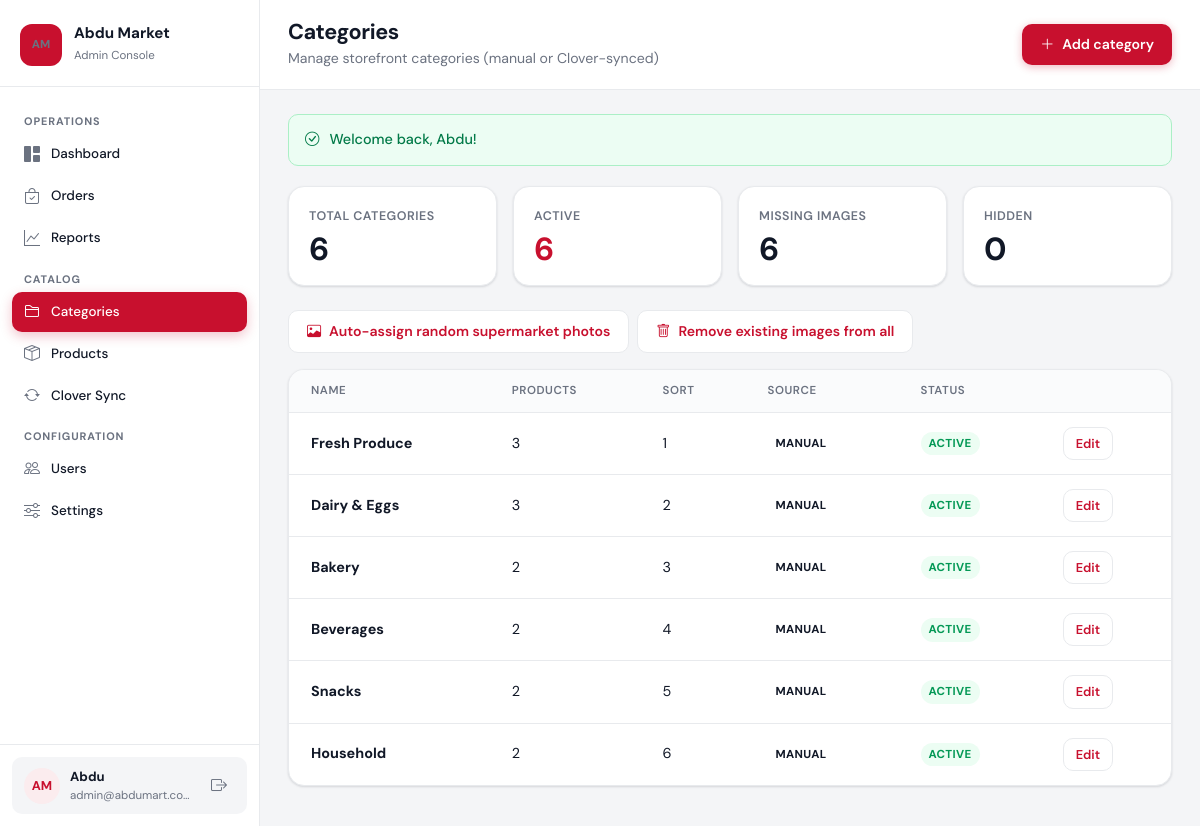
Screenshot of /admin/categories.php (signed in) with the database file from the repository.
### tables this page shows
CREATE TABLE users (
    id INT UNSIGNED AUTO_INCREMENT PRIMARY KEY,
    email VARCHAR(255) NOT NULL UNIQUE,
    google_id VARCHAR(255) DEFAULT NULL UNIQUE,
    password_hash VARCHAR(255) DEFAULT NULL,
    first_name VARCHAR(100) NOT NULL,
    last_name VARCHAR(100) NOT NULL,
    phone VARCHAR(20) DEFAULT NULL,
    email_verified_at TIMESTAMP NULL DEFAULT NULL,
    role ENUM('customer', 'admin') NOT NULL DEFAULT 'customer',
    created_at TIMESTAMP DEFAULT CURRENT_TIMESTAMP
);

CREATE TABLE categories (
    id INT UNSIGNED AUTO_INCREMENT PRIMARY KEY,
    clover_id VARCHAR(64) DEFAULT NULL UNIQUE,
    name VARCHAR(255) NOT NULL,
    sort_order INT NOT NULL DEFAULT 0,
    image_url VARCHAR(500) DEFAULT NULL,
    is_active TINYINT(1) NOT NULL DEFAULT 1,
    synced_at TIMESTAMP NULL DEFAULT NULL
);

### includes/db.php (called while the page is built, shortened)
<?php
function db(): PDO
{
    static $pdo = null;
    if ($pdo === null) {
        $cfg = require dirname(__DIR__) . '/config/database.php';
        $dsn = sprintf(
            'mysql:host=%s;dbname=%s;charset=%s',
            $cfg['host'],
            $cfg['name'],
            $cfg['charset']
        );
        $pdo = new PDO($dsn, $cfg['user'], $cfg['pass'], [
            PDO::ATTR_ERRMODE => PDO::ERRMODE_EXCEPTION,
            PDO::ATTR_DEFAULT_FETCH_MODE => PDO::FETCH_ASSOC,
        ]);
    }
    return $pdo;
}

### includes/auth.php (called while the page is built, shortened)
<?php
function current_user(): ?array
{
    static $user = null;
    if ($user === null) {
        $stmt = db()->prepare('SELECT id, email, first_name, last_name, phone, role, google_id, email_verified_at FROM users WHERE id = ?');
        $stmt->execute([$_SESSION['user_id']]);
        $user = $stmt->fetch() ?: null;
    }
    return $user;
}
function is_logged_in(): bool
{
    return current_user() !== null;
}
function is_admin(): bool
{
    $user = current_user();
    return $user && $user['role'] === 'admin';
}
function require_login(): void
{
    if (!is_logged_in()) {
        if (is_ajax_request()) {
            json_response(['error' => 'Please sign in to continue.', 'login_required' => true], 401);
        }
        flash('warning', 'Please sign in to continue.');
        $target = 'login.php?redirect=' . urlencode($_SERVER['REQUEST_URI'] ?? 'index.php');
        if (is_admin_request()) {
            redirect_site($target);
        }
        redirect($target);
    }
}
function require_admin(): void
{
    require_login();
}

### includes/functions.php (called while the page is built, shortened)
<?php
function e(?string $value): string
{
    return htmlspecialchars($value ?? '', ENT_QUOTES, 'UTF-8');
}
function get_flashes(): array
{
    $flashes = $_SESSION['flash'] ?? [];
    return $flashes;
}
function get_categories(bool $activeOnly = true): array
{
    $sql = 'SELECT c.*, (SELECT COUNT(*) FROM products p WHERE p.category_id = c.id) AS product_count FROM categories c';
    $sql .= ' ORDER BY c.sort_order ASC, c.name ASC';
    return db()->query($sql)->fetchAll();
}

### admin/categories.php (the view, shortened to what this page needs)
<?php
require_admin();
$adminSection = 'categories';
$editing = null;
$categories = get_categories(false);
$counts = [
    'total' => count($categories),
    'active' => 0,
    'hidden' => 0,
    'with_images' => 0,
    'missing_images' => 0,
];
foreach ($categories as $c) {
    if (!empty($c['is_active'])) $counts['active']++; else $counts['hidden']++;
    if (!empty($c['image_url'])) $counts['with_images']++; else $counts['missing_images']++;
}
$pageTitle = $editing ? ($editing['id'] ? 'Edit category' : 'New category') : 'Categories';
$pageSubtitle = $editing ? null : 'Manage storefront categories (manual or Clover-synced)';
$headerActions = $editing
    ? '<a href="categories.php" class="admin-btn admin-btn-outline"><i class="bi bi-arrow-left"></i> All categories</a>'
    : '<a href="categories.php?new=1" class="admin-btn admin-btn-primary"><i class="bi bi-plus-lg"></i> Add category</a>';
require dirname(__DIR__) . '/includes/admin_header.php';
if ($editing):
?>
<div class="row g-4">
    <div class="col-lg-7">
        <div class="admin-card">
            <div class="admin-card-header"><h2><?= $editing['id'] ? 'Edit category' : 'New category' ?></h2></div>
            <div class="admin-card-body padded">
                <form method="post" enctype="multipart/form-data">
                    <?= csrf_field() ?>
                    <input type="hidden" name="category_id" value="<?= (int) $editing['id'] ?>">
                    <input type="hidden" name="action" value="<?= $editing['id'] ? 'update' : 'create' ?>">
                    <div class="admin-field">
                        <label for="name">Name</label>
                        <input type="text" id="name" name="name" class="admin-input" value="<?= e($editing['name']) ?>" required>
                    </div>
                    <div class="row g-3">
                        <div class="col-md-6">
                            <div class="admin-field">
                                <label for="sort_order">Sort order</label>
                                <input type="number" id="sort_order" name="sort_order" class="admin-input" value="<?= (int) $editing['sort_order'] ?>">
                            </div>
                        </div>
                        <div class="col-md-6 d-flex align-items-end">
                            <div class="admin-field mb-0 w-100">
                                <label class="d-flex align-items-center gap-2">
                                    <input type="checkbox" name="is_active" value="1" <?= $editing['is_active'] ? 'checked' : '' ?>>
                                    Active on storefront
                                </label>
                            </div>
                        </div>
                    </div>
                    <div class="admin-field">
                        <label for="image_url">Image URL</label>
                        <input type="url" id="image_url" name="image_url" class="admin-input" value="<?= e($editing['image_url'] ?? '') ?>" placeholder="https://...">
                        <div class="hint">Optional: paste a URL or upload an image below.</div>
                    </div>
                    <div class="admin-field">
                        <label for="image_file">Upload image</label>
                        <input type="file" id="image_file" name="image_file" class="admin-input" accept="image/*">
                    </div>
                    <button type="submit" class="admin-btn admin-btn-primary"><?= $editing['id'] ? 'Save changes' : 'Create category' ?></button>
                </form>
            </div>
        </div>
    </div>
    <?php if ($editing['id']): ?>
    <div class="col-lg-5">
        <div class="admin-card">
            <div class="admin-card-header"><h2>Clover link</h2></div>
            <div class="admin-card-body padded">
                <?php if ($editing['clover_id']): ?>
                <p class="mb-2"><span class="admin-badge admin-badge-green">Synced from Clover</span></p>
                <p class="small text-muted mb-2">Clover ID: <code><?= e($editing['clover_id']) ?></code></p>
                <?php if ($editing['synced_at']): ?>
                <p class="small text-muted mb-0">Last synced <?= e(date('M j, Y g:i A', strtotime($editing['synced_at']))) ?></p>
                <?php endif; ?>
                <p class="small mt-3 mb-0">Manual edits are kept until the next Clover sync overwrites name and sort order.</p>
                <?php else: ?>
                <p class="mb-0 text-muted">This category was created manually and is not linked to Clover.</p>
                <?php endif; ?>
            </div>
        </div>
        <form method="post" class="mt-3" onsubmit="return confirm('Delete this category? Products in it will become uncategorized.');">
            <?= csrf_field() ?>
            <input type="hidden" name="action" value="delete">
            <input type="hidden" name="category_id" value="<?= (int) $editing['id'] ?>">
            <button type="submit" class="admin-btn admin-btn-outline text-danger w-100"><i class="bi bi-trash"></i> Delete category</button>
        </form>
    </div>
    <?php endif; ?>
</div>
<?php else: ?>
<div class="admin-stats">
    <div class="admin-stat">
        <div class="admin-stat-label">Total categories</div>
        <div class="admin-stat-value"><?= (int) $counts['total'] ?></div>
    </div>
    <div class="admin-stat highlight">
        <div class="admin-stat-label">Active</div>
        <div class="admin-stat-value"><?= (int) $counts['active'] ?></div>
    </div>
    <div class="admin-stat">
        <div class="admin-stat-label">Missing images</div>
        <div class="admin-stat-value"><?= (int) $counts['missing_images'] ?></div>
    </div>
    <div class="admin-stat">
        <div class="admin-stat-label">Hidden</div>
        <div class="admin-stat-value"><?= (int) $counts['hidden'] ?></div>
    </div>
</div>
<div class="d-flex flex-wrap gap-2 mb-3">
    <form method="post" class="d-inline">
        <button type="submit" class="admin-btn admin-btn-outline">
            <i class="bi bi-image"></i> Auto-assign random supermarket photos
        </button>
    </form>
    <form method="post" class="d-inline" onsubmit="return confirm('Remove images from ALL categories?');">
        <button type="submit" class="admin-btn admin-btn-outline text-danger">
            <i class="bi bi-trash"></i> Remove existing images from all
        </button>
    </form>
</div>
<div class="admin-card">
    <div class="table-responsive">
        <table class="admin-table">
            <thead>
                <tr>
                    <th>Name</th>
                    <th>Products</th>
                    <th>Sort</th>
                    <th>Source</th>
                    <th>Status</th>
                    <th></th>
                </tr>
            </thead>
            <tbody>
                <?php if (empty($categories)): ?>
                <tr>
                    <td colspan="6">
                        <div class="admin-empty py-4">
                            <i class="bi bi-folder2"></i>
                            <p>No categories yet. Add one manually or sync from Clover.</p>
                            <a href="clover-sync.php" class="admin-btn admin-btn-outline admin-btn-sm">Go to Clover Sync</a>
                        </div>
                    </td>
                </tr>
                <?php else: ?>
                <?php foreach ($categories as $cat): ?>
                <tr>
                    <td>
                        <strong><?= e($cat['name']) ?></strong>
                    </td>
                    <td><?= (int) $cat['product_count'] ?></td>
                    <td><?= (int) $cat['sort_order'] ?></td>
                    <td>
                        <?php if ($cat['clover_id']): ?>
                        <span class="admin-badge admin-badge-green">Clover</span>
                        <?php else: ?>
                        <span class="admin-badge">Manual</span>
                        <?php endif; ?>
                    </td>
                    <td>
                        <?php if ($cat['is_active']): ?>
                        <span class="admin-badge admin-badge-green">Active</span>
                        <?php else: ?>
                        <span class="admin-badge">Hidden</span>
                        <?php endif; ?>
                    </td>
                    <td><a href="categories.php?id=<?= (int) $cat['id'] ?>" class="admin-btn admin-btn-outline admin-btn-sm">Edit</a></td>
                </tr>
                <?php endforeach; ?>
                <?php endif; ?>
            </tbody>
        </table>
    </div>
</div>
<?php endif;
require dirname(__DIR__) . '/includes/admin_footer.php';

### includes/admin_header.php (shortened to what this page needs)
<?php
$pageTitle = $pageTitle ?? 'Dashboard';
$pageSubtitle = $pageSubtitle ?? null;
$headerActions = $headerActions ?? '';
$adminUser = current_user();
$adminInitials = strtoupper(substr($adminUser['first_name'] ?? 'A', 0, 1) . substr($adminUser['last_name'] ?? 'M', 0, 1));
?>
<!DOCTYPE html>
<html lang="en">
<head>
    <link href="https://cdn.jsdelivr.net/npm/bootstrap@5.3.3/dist/css/bootstrap.min.css" rel="stylesheet">
    <link href="https://cdn.jsdelivr.net/npm/bootstrap-icons@1.11.3/font/bootstrap-icons.min.css" rel="stylesheet">
    <link href="../assets/css/admin.css" rel="stylesheet">
</head>
<body class="admin-app">
<div class="admin-shell">
    <aside class="admin-sidebar" id="adminSidebar">
        <div class="admin-sidebar-brand">
            <span class="admin-logo">AM</span>
            <div>
                <strong>Abdu Market</strong>
                <span>Admin Console</span>
            </div>
        </div>
        <nav class="admin-sidebar-nav">
            <span class="admin-nav-group">Operations</span>
            <a href="index.php" class="admin-sidebar-link <?= ($adminSection ?? '') === 'dashboard' ? 'active' : '' ?>">
                <i class="bi bi-grid-1x2-fill"></i> Dashboard
            </a>
            <a href="orders.php" class="admin-sidebar-link <?= ($adminSection ?? '') === 'orders' ? 'active' : '' ?>">
                <i class="bi bi-bag-check"></i> Orders
            </a>
            <a href="reports.php" class="admin-sidebar-link <?= ($adminSection ?? '') === 'reports' ? 'active' : '' ?>">
                <i class="bi bi-graph-up"></i> Reports
            </a>
            <span class="admin-nav-group">Catalog</span>
            <a href="categories.php" class="admin-sidebar-link <?= ($adminSection ?? '') === 'categories' ? 'active' : '' ?>">
                <i class="bi bi-folder2"></i> Categories
            </a>
            <a href="products.php" class="admin-sidebar-link <?= ($adminSection ?? '') === 'products' ? 'active' : '' ?>">
                <i class="bi bi-box-seam"></i> Products
            </a>
            <a href="clover-sync.php" class="admin-sidebar-link <?= ($adminSection ?? '') === 'clover-sync' ? 'active' : '' ?>">
                <i class="bi bi-arrow-repeat"></i> Clover Sync
            </a>
            <span class="admin-nav-group">Configuration</span>
            <a href="users.php" class="admin-sidebar-link <?= ($adminSection ?? '') === 'users' ? 'active' : '' ?>">
                <i class="bi bi-people"></i> Users
            </a>
            <a href="settings.php" class="admin-sidebar-link <?= ($adminSection ?? '') === 'settings' ? 'active' : '' ?>">
                <i class="bi bi-sliders"></i> Settings
            </a>
        </nav>
        <div class="admin-sidebar-footer">
            <div class="admin-user-pill">
                <span class="admin-user-avatar"><?= e($adminInitials) ?></span>
                <div class="admin-user-meta">
                    <strong><?= e($adminUser['first_name'] ?? 'Admin') ?></strong>
                    <span><?= e($adminUser['email'] ?? '') ?></span>
                </div>
                <a href="../logout.php" class="admin-user-signout" aria-label="Sign out" title="Sign out">
                    <i class="bi bi-box-arrow-right"></i>
                </a>
            </div>
        </div>
    </aside>
    <div class="admin-main">
        <header class="admin-top-header">
            <div class="admin-top-header-text">
                <h1><?= e($pageTitle) ?></h1>
                <?php if ($pageSubtitle): ?>
                <p><?= e($pageSubtitle) ?></p>
                <?php endif; ?>
            </div>
            <?php if ($headerActions): ?>
            <div class="admin-header-actions"><?= $headerActions ?></div>
            <?php endif; ?>
        </header>
        <main class="admin-page">
            <?php foreach (get_flashes() as $flash): ?>
            <div class="admin-toast admin-toast-<?= e($flash['type']) ?>">
                <i class="bi bi-<?= $flash['type'] === 'success' ? 'check-circle' : ($flash['type'] === 'danger' ? 'exclamation-triangle' : 'info-circle') ?>"></i>
                <?= e($flash['message']) ?>
            </div>
            <?php endforeach; ?>

### rows the page displays
users: adminInitials "AM", first_name "Abdu", email "admin@abdumart.com"
categories: name "Fresh Produce", product_count "3", sort_order "1", shows "MANUAL", is_active "ACTIVE"
categories: name "Dairy & Eggs", product_count "3", sort_order "2", shows "MANUAL", is_active "ACTIVE"
categories: name "Bakery", product_count "2", sort_order "3", shows "MANUAL", is_active "ACTIVE"
categories: name "Beverages", product_count "2", sort_order "4", shows "MANUAL", is_active "ACTIVE"
categories: name "Snacks", product_count "2", sort_order "5", shows "MANUAL", is_active "ACTIVE"
categories: name "Household", product_count "2", sort_order "6", shows "MANUAL", is_active "ACTIVE"

### other values shown
$pageTitle "Categories"
$pageSubtitle "Manage storefront categories (manual or Clover-synced)"
$flash['message'] "Welcome back, Abdu!"
$counts['total'] "6"
$counts['active'] "6"
$counts['missing_images'] "6"
$counts['hidden'] "0"
